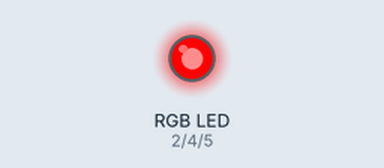
Simulated run of this sketch. Board: Arduino Uno, built with avr-gcc and run on an emulated ATmega328P. Parts: an RGB LED mixed from three pins (HIGH = lit).

Above: at 0.1 s.
At 0.5 s:
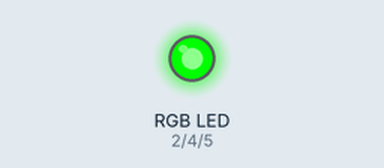
At 1.3 s:
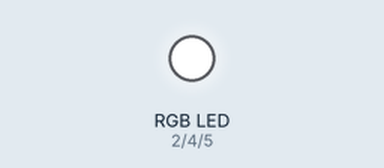
At 2.3 s:
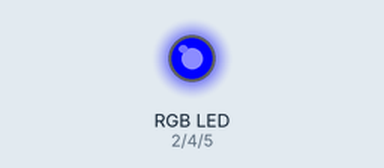
At 3.1 s:
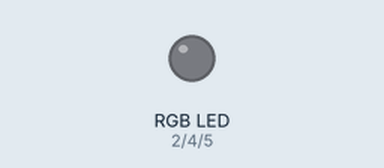
Timing chart, 0 to 3.4 s (numbered marks = the images above):
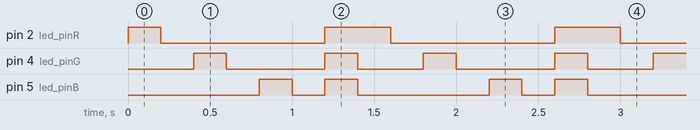

The sketch:

RGB_3_Colores.ino
```cpp
const int led_pinR = 2;
const int led_pinG = 4;
const int led_pinB = 5;

void setup() {
  // put your setup code here, to run once:

  pinMode(led_pinR, OUTPUT);
  pinMode(led_pinG, OUTPUT);
  pinMode(led_pinB, OUTPUT);
}

void loop() {
  // put your main code here, to run repeatedly:
digitalWrite(led_pinR, HIGH);
delay(200);
digitalWrite(led_pinR, LOW);
delay(200);
digitalWrite(led_pinG, HIGH);
delay(200);
digitalWrite(led_pinG, LOW);
delay(200);
digitalWrite(led_pinB, HIGH);
delay(200);
digitalWrite(led_pinB, LOW);
delay(200);

digitalWrite(led_pinR, HIGH);
digitalWrite(led_pinG, HIGH);
digitalWrite(led_pinB, HIGH);

delay(200);

digitalWrite(led_pinR, LOW);
digitalWrite(led_pinG, LOW);
digitalWrite(led_pinB, LOW);
}
```

Measured:
- by itself, pin 2 (led_pinR): repeats every 1.4 s: LOW 1.0 s, HIGH 0.40 s
- by itself, pin 4 (led_pinG): repeats every 1.4 s: LOW 0.60 s, HIGH 0.20 s, LOW 0.40 s, HIGH 0.20 s
- by itself, pin 5 (led_pinB): repeats every 1.4 s: LOW 0.20 s, HIGH 0.20 s, LOW 0.80 s, HIGH 0.20 s
